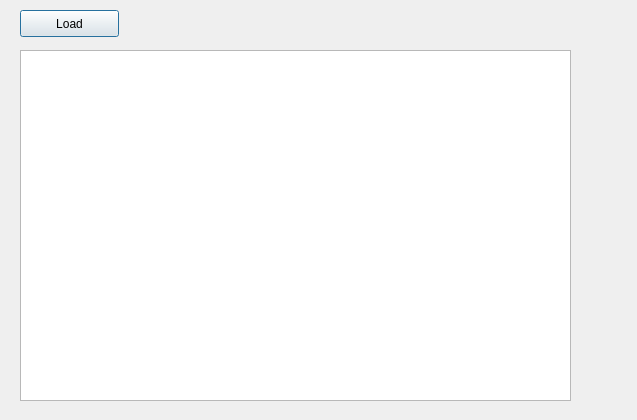
<?xml version="1.0" encoding="UTF-8"?>
<ui version="4.0">
 <class>ViewUsers_Admin</class>
 <widget class="QDialog" name="ViewUsers_Admin">
  <property name="geometry">
   <rect>
    <x>0</x>
    <y>0</y>
    <width>637</width>
    <height>420</height>
   </rect>
  </property>
  <property name="windowTitle">
   <string>User List</string>
  </property>
  <widget class="QTableView" name="tableView">
   <property name="geometry">
    <rect>
     <x>20</x>
     <y>50</y>
     <width>551</width>
     <height>351</height>
    </rect>
   </property>
  </widget>
  <widget class="QPushButton" name="pushButton">
   <property name="geometry">
    <rect>
     <x>20</x>
     <y>10</y>
     <width>99</width>
     <height>27</height>
    </rect>
   </property>
   <property name="text">
    <string>Load</string>
   </property>
  </widget>
 </widget>
 <resources/>
 <connections/>
</ui>
